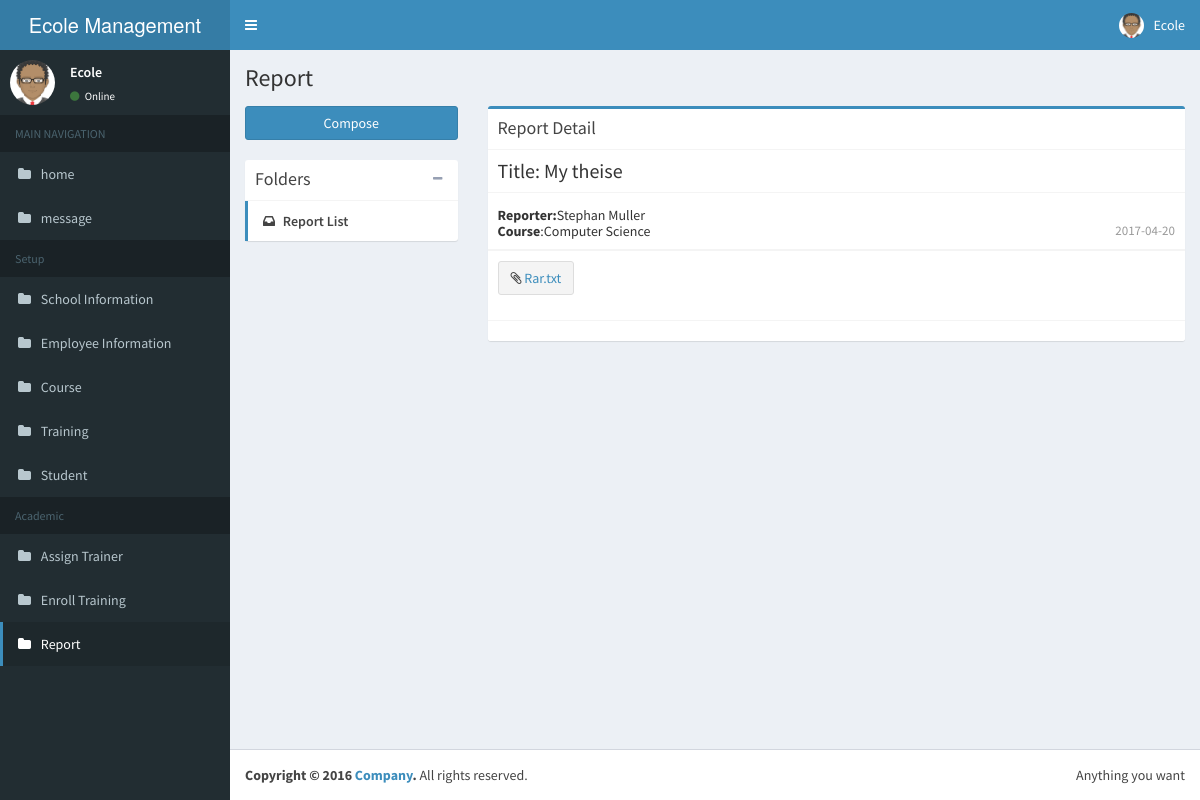
Page /stmanager/views/academic/report_read.php?rp_id=1 (signed in) on the committed database.
### tables this page shows
CREATE TABLE `employee` (
  `_id` bigint(20) NOT NULL AUTO_INCREMENT,
  `emp_surname` varchar(30) DEFAULT NULL,
  `emp_name` varchar(30) DEFAULT NULL,
  `emp_connum` varchar(30) DEFAULT NULL,
  `emp_gender` tinyint(1) DEFAULT NULL,
  `emp_birth` date DEFAULT NULL,
  `emp_img` varchar(30) DEFAULT NULL,
  `emp_status` int(11) DEFAULT NULL,
  PRIMARY KEY (`_id`)
);

CREATE TABLE `report` (
  `_id` bigint(20) NOT NULL AUTO_INCREMENT,
  `stu_id` bigint(20) DEFAULT NULL,
  `rp_title` varchar(30) DEFAULT NULL,
  `rp_url` varchar(30) DEFAULT NULL,
  `rp_date` date DEFAULT NULL,
  PRIMARY KEY (`_id`)
);

CREATE TABLE `student` (
  `_id` bigint(20) NOT NULL AUTO_INCREMENT,
  `stu_surname` varchar(30) DEFAULT NULL,
  `stu_name` varchar(30) DEFAULT NULL,
  `stu_connum` varchar(30) DEFAULT NULL,
  `stu_gender` tinyint(1) DEFAULT NULL,
  `stu_birth` date DEFAULT NULL,
  `stu_img` varchar(30) DEFAULT NULL,
  `cur_id` bigint(20) DEFAULT NULL,
  `stu_status` int(11) DEFAULT NULL,
  PRIMARY KEY (`_id`)
);

### stmanager/settings/settings.php (called while the page is built, shortened)
<?php
$cfg_homepageTitle = "Ecole Management System";
$cfg_database = "new";
$cfg_server = 'localhost';
$cfg_username = 'root';
$cfg_password = '';
?>

### model/db_abstractcrud.php (called while the page is built, shortened)
<?php
if(!class_exists("db_abstractcrud")) {
class db_abstractcrud
{
	var $conn;
	function db_abstractcrud()
	{
		include "../../settings/settings.php";
        $db_name = $cfg_database;
		$this->conn = mysqli_connect($cfg_server, $cfg_username, $cfg_password,$db_name) or die("Could not connect : " . mysqli_error());
		$this->conn->set_charset('utf8');
	}
	function getAllElement($tablename,$field='*',$orderby='_id',$where='')
	{
		$where_clause='';
		if ($where!='')
			$where_clause = "WHERE $where";
		$data = array();
		if($result = $this->conn->query("SELECT $field FROM $tablename $where_clause ORDER BY $orderby")) {
			while ($row = $result->fetch_array()) {
				$data[] = $row;
			}
		}
		return $data;
	}
	function idToFields($tablename,$id,$orderby='_id')
	{
		$result = $this->conn->query("SELECT * FROM $tablename WHERE _id=\"$id\" ORDER BY $orderby");
		$row = mysqli_fetch_assoc($result);
		if (mysqli_num_rows($result)>0) return $row;
		else return false;
	}
}
}
?>

### stmanager/controller/special/common.php (called while the page is built, shortened)
<?php
class common
{
    var $dbuser,$dbemployee,$dbstudent;
    function __construct(){
        require_once("../../model/db_employee.php");
        require_once("../../model/db_student.php");
        $this->dbemployee = new db_employee();
    }
    public function getByEmpId($id){
        return $this->dbemployee->getById($id);
    }
}

### stmanager/model/db_employee.php (called while the page is built, shortened)
<?php
class db_employee
{
    var $dbcrud;
    var $dbuser;
    var $table;
    var $userType;
    function db_employee()
    {
        include_once('db_abstractcrud.php');
        include_once('db_user.php');
        $this->dbcrud = new db_abstractcrud();
        $this->dbuser = new dbo_user();
        $this->table = 'employee';
        $this->userType = 0;
    }
    function getById($id){
        $now = $ps = array();
        if(!$now = $this->dbcrud->idToFields($this->table,$id))
            return false;
        if(!$ps = $this->dbuser->getByPs($now['_id'],$this->userType))
            return false;
        $now['user_name'] = $ps['user_name'];
        $now['user_email'] = $ps['user_email'];
        $now['user_password'] = $ps['user_password'];
        return $now;
    }
}

### stmanager/model/db_user.php (called while the page is built, shortened)
<?php
class dbo_user
{
    var $dbcrud;
    var $table;
    function dbo_user()
    {
        include_once('db_abstractcrud.php');
        $this->dbcrud = new db_abstractcrud();
        $this->table = 'user';
    }
    public function getByPs($ps_id,$type = false){
        $where = '';
        if($type) {
            $where = "ps_id = '$ps_id' and user_type = '$type'";
        }else{
            $where = "ps_id = '$ps_id'";
        }
        $list = $this->dbcrud->getAllElement($this->table,'*','_id',$where);
        if(count($list) >0)
            return $list[0];
        return false;
    }
}
?>

### stmanager/controller/academic/report.php (called while the page is built, shortened)
<?php
class report
{
    var $dbreport;
    function __construct(){
        require_once "../../model/db_report.php";
        require_once "../../model/db_student.php";
        $this->dbreport = new db_report();
    }
    public function getReportById($id){
        return  $this->dbreport->getById($id);
    }
}

### stmanager/model/db_report.php (called while the page is built, shortened)
<?php
class db_report
{
    var $dbcrud;
    var $table;
    var $dbstudent;
    function db_report() {
        include_once('db_abstractcrud.php');
        include_once('db_student.php');
        $this->dbcrud = new db_abstractcrud();
        $this->dbstudent = new db_student();
        $this->table = 'report';
    }
    public function getById($id){
        $list = $this->dbcrud->idToFields($this->table,$id);
        $student = $this->dbstudent->getById($list['stu_id']);
        $list['student'] = $student;
        return $list;
    }
}

### stmanager/model/db_student.php (called while the page is built, shortened)
<?php
class db_student
{
    var $dbcrud;
    var $dbuser;
    var $table;
    var $dbcourse;
    var $userType;
    function db_student()
    {
        include_once('db_abstractcrud.php');
        include_once('db_user.php');
        include_once('db_course.php');
        $this->dbcrud = new db_abstractcrud();
        $this->dbuser = new dbo_user();
        $this->dbcourse = new db_course();
        $this->userType = STUDENT_TYPE;
        $this->table = 'student';
    }
    function getById($id){
        $now = $ps = $course = array();
        if(!$now = $this->dbcrud->idToFields($this->table,$id))
            return false;
        if(!$ps = $this->dbuser->getByPs($now['_id'],$this->userType))
            return false;
        if(!$course = $this->dbcourse->getById($now['cur_id']))
            return false;
        $now['user_name'] = $ps['user_name'];
        $now['user_email'] = $ps['user_email'];
        $now['user_password'] = $ps['user_password'];
        $now['course_name'] = $course['cur_name'];
        return $now;
    }
}

### stmanager/model/db_course.php (called while the page is built, shortened)
<?php
class db_course
{
    var $dbcrud;
    var $table;
    function db_course() {
        include_once('db_abstractcrud.php');
        $this->dbcrud = new db_abstractcrud();
        $this->table = 'course';
    }
    function getById($id){
        return $this->dbcrud->idToFields($this->table, $id);
    }
}

### stmanager/views/academic/report_read.php (the view, shortened to what this page needs)
<?php
include "../main/header.php";
require_once "../../controller/academic/report.php";
$vc = new report();
$now = $vc->getreportById($_REQUEST['rp_id']);
$show_str = '<b>Reporter:</b>'.$now['student']['stu_name'].' '.$now['student']['stu_surname'].'</br> <b>Course</b>:'.$now['student']['course_name'];
?>
<section class="content">
    <div class="row">
        <div class="col-md-3">
            <a href="report.php" class="btn btn-primary btn-block margin-bottom">Compose</a>
            <div class="box box-solid">
                <div class="box-header with-border">
                    <h3 class="box-title">Folders</h3>
                    <div class="box-tools">
                        <button type="button" class="btn btn-box-tool" data-widget="collapse"><i class="fa fa-minus"></i>
                        </button>
                    </div>
                </div>
                <div class="box-body no-padding">
                    <ul class="nav nav-pills nav-stacked">
                        <li class="active"><a href="report.php"><i class="fa fa-inbox"></i> Report List</a></li>
                    </ul>
                </div>
            </div>
        </div>
        <div class="col-md-9">
            <div class="box box-primary">
                <div class="box-header with-border">
                    <h3 class="box-title">Report Detail</h3>
                </div>
                <div class="box-body no-padding">
                    <div class="mailbox-read-info">
                        <h3>Title: <?php echo $now['rp_title']; ?></h3>
                    </div>
                    <div class="mailbox-read-info">
                        <h5><?php echo $show_str; ?>
                            <span class="mailbox-read-time pull-right"><?php echo $now['rp_date']; ?></span></h5>
                    </div>
                </div>
                <div class="box-footer">
                    <ul class="mailbox-attachments clearfix">
                        <?php if($now['rp_url'] != ''){ ?>
                            <div class="form-group" onclick="window.open('<?php echo RPT_PATH.$now['rp_url']; ?>')">
                                <div class="btn btn-default btn-file">
                                    <i class="fa fa-paperclip"></i>
                                    <a ><?php echo $now['rp_url']; ?></a>
                                </div>
                            </div>
                        <?php } ?>
                    </ul>
                </div>
                <div class="box-footer">
                </div>
            </div>
        </div>
    </div>
</section>
<?php
include "../main/footer.php";
?>

### stmanager/views/main/header.php (shortened to what this page needs)
<?php
include "../../settings/settings.php";
require_once "../../controller/special/common.php";
$vc = new common();
$emp_now = array();
$nowImg = $nowName = '';
$ps_id = $_SESSION['psId'];
if($_SESSION['userType'] == 0) {
    if (!$emp_now = $vc->getByEmpId($ps_id)) {
        echo 'Serve Not Found';
        exit();
    }
    $nowImg = $emp_now['emp_img'];
    $nowName = $emp_now['emp_name'];
}
?>
<!DOCTYPE html>
<html>
<head>
    <link rel="stylesheet" href="../../resource/bootstrap/css/bootstrap.min.css">
    <link rel="stylesheet" href="https://cdnjs.cloudflare.com/ajax/libs/font-awesome/4.5.0/css/font-awesome.min.css">
    <link rel="stylesheet" href="https://cdnjs.cloudflare.com/ajax/libs/ionicons/2.0.1/css/ionicons.min.css">
    <link rel="stylesheet" href="../../resource/dist/css/AdminLTE.min.css">
    <link rel="stylesheet" href="../../resource/dist/css/skins/skin-blue.min.css">
    <link rel="stylesheet" href="../../resource/plugins/bootstrap-wysihtml5/bootstrap3-wysihtml5.min.css">
    <link rel="stylesheet" href="../../resource/plugins/datatables/dataTables.bootstrap.css">
</head>
<body class="hold-transition skin-blue sidebar-mini">
<div class="wrapper">
    <header class="main-header">
        <a href="index2.html" class="logo">
            <span class="logo-lg"><?php echo $cfg_homepageTitle; ?></span>
        </a>
        <nav class="navbar navbar-static-top" role="navigation">
            <a href="#" class="sidebar-toggle" data-toggle="offcanvas" role="button">
            </a>
            <div class="navbar-custom-menu">
                <ul class="nav navbar-nav">
                    <li class="dropdown user user-menu">
                        <a href="#" class="dropdown-toggle" data-toggle="dropdown">
                            <img src="<?php echo RES_PATH.$nowImg;?>" class="user-image" alt="User Image">
                            <span class="hidden-xs"><?php echo $nowName;?></span>
                        </a>
                    </li>
                </ul>
            </div>
        </nav>
    </header>
    <aside class="main-sidebar">
        <section class="sidebar">
            <div class="user-panel">
                <div class="pull-left image">
                    <img src="<?php echo RES_PATH.$nowImg;?>" class="img-circle" alt="User Image">
                </div>
                <div class="pull-left info">
                    <p><?php echo $nowName;?></p>
                    <a href="#"><i class="fa fa-circle text-success"></i> Online</a>
                </div>
            </div>
            <?php
                $urltmp =  explode('/', $_SERVER['REQUEST_URI']);
                $titleTemp = $urltmp[count($urltmp)-1];
                $subUrl = explode('?', $titleTemp);
                $subUrl = explode('.', $subUrl[0]);
                $subUrl = explode('_', $subUrl[0]);
                $nowTitle = $subUrl[0];
                $header_info = array('MAIN NAVIGATION'=>array('home'=>array('url'=>'../navigation/home.php'),
                                                              'message'=>array('url'=>'../navigation/message.php')),
                                     'Setup'=>array('School Information'=>array('url'=>'../setup/SchoolInformation.php'),
                                                    'Employee Information'=>array('url'=>'../setup/EmployeeInformation.php'),
                                                    'Course'=>array('url'=>'../setup/Course.php'),
                                                    'Training'=>array('url'=>'../setup/Training.php'),
                                                    'Student'=>array('url'=>'../setup/Student.php')),
                                     'Academic'=>array('Assign Trainer'=>array('url'=>'../academic/AssignTrainer.php'),
                                                        'Enroll Training'=>array('url'=>'../academic/EnrollTraining.php'),
                                                        'Report'=>array('url'=>'../academic/Report.php')));
            ?>
            <ul class="sidebar-menu">
            <?php foreach ($header_info as $mainKey => $headerMain) {?>
                <li class="header"><?php echo $mainKey; ?></li>
                <?php foreach($headerMain as $subKey=>$headerSub){
                    if(strtolower($subKey) == strtolower($nowTitle)){
                        $nowTitle = $subKey;
                        echo '<li class="active"><a href="'.$headerSub['url'].'"><i class="fa fa-folder"></i> <span>'.$subKey.'</span></a></li>';
                    }else{
                        echo '<li><a href="'.$headerSub['url'].'"><i class="fa fa-folder"></i> <span>'.$subKey.'</span></a></li>';
                    }
                }?>
            <?php }?>
            </ul>
        </section>
    </aside>
    <div class="content-wrapper">
    <section class="content-header">
        <h1>
            <?php echo $nowTitle; ?>
        </h1>
    </section>

### rows in the picture
employee: emp_img (placeholder picture), emp_name "Ecole"
report: rp_title "My theise", rp_date "2017-04-20", rp_url "Rar.txt"
student: stu_name "Stephan", stu_surname "Muller"

### other values in the picture
$cfg_homepageTitle "Ecole Management…"
$mainKey "MAIN NAVIGATION"
$subKey "home"
$subKey "message"
$mainKey "Setup"
$subKey "School Information"
$subKey "Employee Information"
$subKey "Course"
$subKey "Training"
$subKey "Student"
$mainKey "Academic"
$subKey "Assign Trainer"
$subKey "Enroll Training"
$subKey "Report"
$nowTitle "Report"
